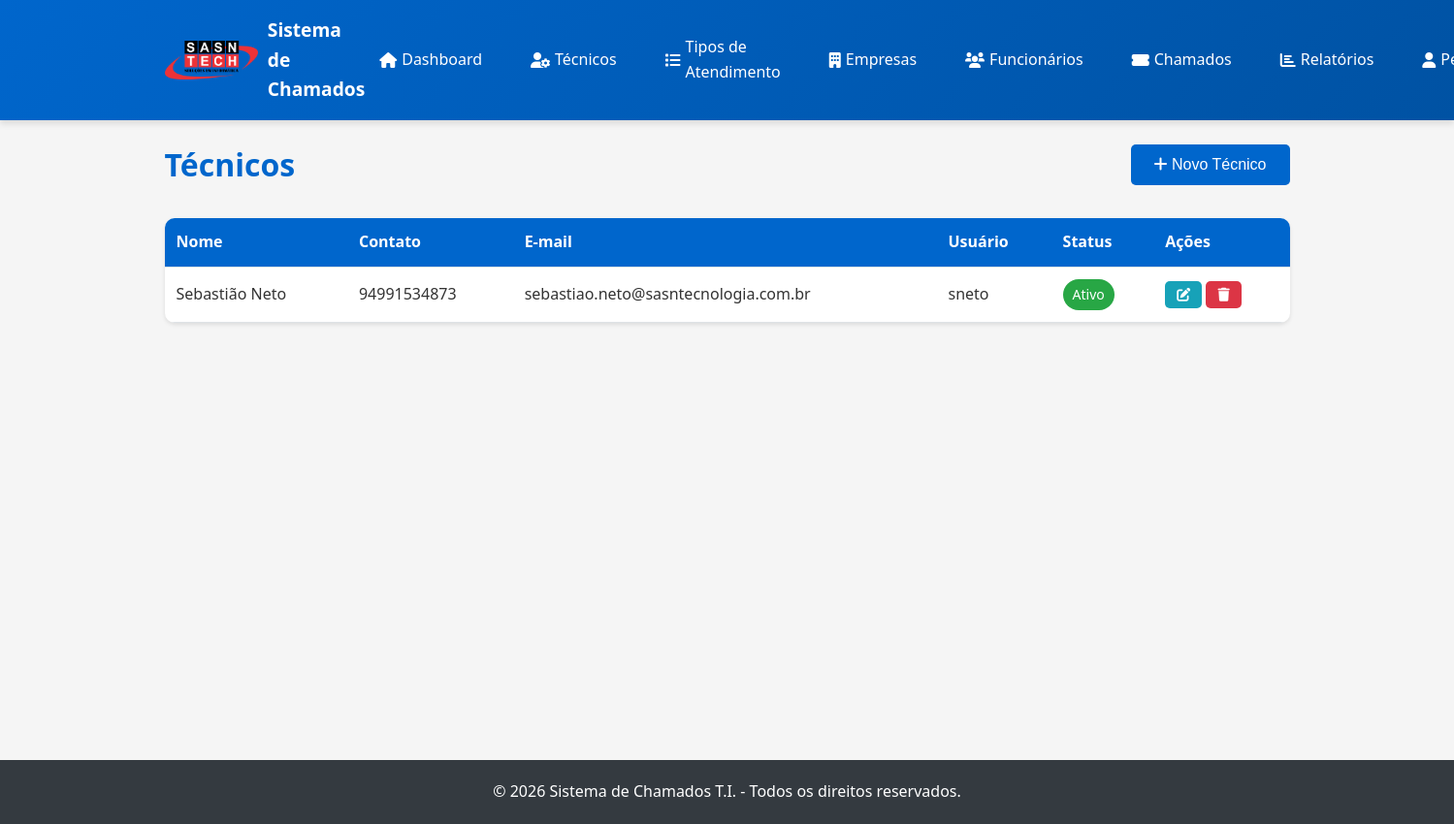
The app's page /tecnicos.php (signed in) with its own data.
### tables this page shows
CREATE TABLE `usuarios` (
  `id` int(11) NOT NULL,
  `nome` varchar(255) NOT NULL,
  `contato` varchar(50) DEFAULT NULL,
  `email` varchar(255) NOT NULL,
  `usuario` varchar(100) NOT NULL,
  `senha` varchar(255) NOT NULL,
  `tipo` enum('admin','tecnico','funcionario') NOT NULL,
  `empresa_id` int(11) DEFAULT NULL,
  `ativo` tinyint(1) DEFAULT 1,
  `created_at` timestamp NOT NULL DEFAULT current_timestamp(),
  `updated_at` timestamp NOT NULL DEFAULT current_timestamp() ON UPDATE current_timestamp()
);

### tecnicos.php (the view, shortened to what this page needs)
<?php
$db = Database::getInstance()->getConnection();
$stmt = $db->query("SELECT * FROM usuarios WHERE tipo = 'tecnico' ORDER BY nome");
$tecnicos = $stmt->fetchAll();
include 'includes/header.php';
?>
<div class="page-header">
    <h1>Técnicos</h1>
    <button class="btn btn-primary" onclick="openModal('modalTecnico')">
        <i class="fas fa-plus"></i> Novo Técnico
    </button>
</div>
<div class="table-container">
    <table class="table">
        <thead>
            <tr>
                <th>Nome</th>
                <th>Contato</th>
                <th>E-mail</th>
                <th>Usuário</th>
                <th>Status</th>
                <th>Ações</th>
            </tr>
        </thead>
        <tbody>
            <?php if (empty($tecnicos)): ?>
                <tr>
                    <td colspan="6" class="text-center">Nenhum técnico cadastrado</td>
                </tr>
            <?php else: ?>
                <?php foreach ($tecnicos as $tecnico): ?>
                    <tr>
                        <td><?php echo htmlspecialchars($tecnico['nome']); ?></td>
                        <td><?php echo htmlspecialchars($tecnico['contato'] ?? '-'); ?></td>
                        <td><?php echo htmlspecialchars($tecnico['email']); ?></td>
                        <td><?php echo htmlspecialchars($tecnico['usuario']); ?></td>
                        <td>
                            <span class="badge <?php echo $tecnico['ativo'] ? 'badge-success' : 'badge-secondary'; ?>">
                                <?php echo $tecnico['ativo'] ? 'Ativo' : 'Inativo'; ?>
                            </span>
                        </td>
                        <td>
                            <button class="btn btn-sm btn-info" onclick="editTecnico(<?php echo htmlspecialchars(json_encode($tecnico)); ?>)">
                                <i class="fas fa-edit"></i>
                            </button>
                            <button class="btn btn-sm btn-danger" onclick="deleteTecnico(<?php echo $tecnico['id']; ?>)">
                                <i class="fas fa-trash"></i>
                            </button>
                        </td>
                    </tr>
                <?php endforeach; ?>
            <?php endif; ?>
        </tbody>
    </table>
</div>
<?php include 'includes/footer.php'; ?>

### assets/css/style.css (style rules this page uses)
:root { --primary-color: #0066cc; --primary-dark: #0052a3; --primary-light: #3385d6; --secondary-color: #00a859; --secondary-dark: #008547; --danger-color: #dc3545; --warning-color: #ffc107; --success-color: #28a745; --info-color: #17a2b8; --dark-color: #343a40; --light-color: #f8f9fa; --border-color: #dee2e6; --text-color: #333; --text-muted: #6c757d; --white: #ffffff; --shadow: 0 2px 4px rgba(0,0,0,0.1); --shadow-lg: 0 4px 6px rgba(0,0,0,0.1); }
* { margin: 0; padding: 0; box-sizing: border-box; }
body { font-family: 'Segoe UI', Tahoma, Geneva, Verdana, sans-serif; background-color: #f5f5f5; color: var(--text-color); line-height: 1.6; }
.btn { padding: 12px 24px; border: none; border-radius: 5px; font-size: 1rem; cursor: pointer; transition: all 0.3s; text-decoration: none; display: inline-block; text-align: center; }
.btn-primary { background-color: var(--primary-color); color: var(--white); }
.btn-danger { background-color: var(--danger-color); color: var(--white); }
.btn-info { background-color: var(--info-color); color: var(--white); }
.btn-sm { padding: 6px 12px; font-size: 0.875rem; }
.table-container { background: var(--white); border-radius: 10px; box-shadow: var(--shadow); overflow-x: auto; }
.table { width: 100%; border-collapse: collapse; }
.table thead { background-color: var(--primary-color); color: var(--white); }
.table th, .table td { padding: 12px; text-align: left; border-bottom: 1px solid var(--border-color); }
.badge { display: inline-block; padding: 5px 10px; border-radius: 20px; font-size: 0.875rem; font-weight: 500; }
.badge-success { background-color: var(--success-color); color: var(--white); }
.page-header { display: flex; justify-content: space-between; align-items: center; margin-bottom: 30px; }
.page-header h1 { color: var(--primary-color); margin: 0; }

### records on screen
usuarios: nome "Sebastião Neto", contato "94991534873", email "sebastiao.neto@sasntecnologia.com.br", usuario "sneto", ativo "Ativo"
